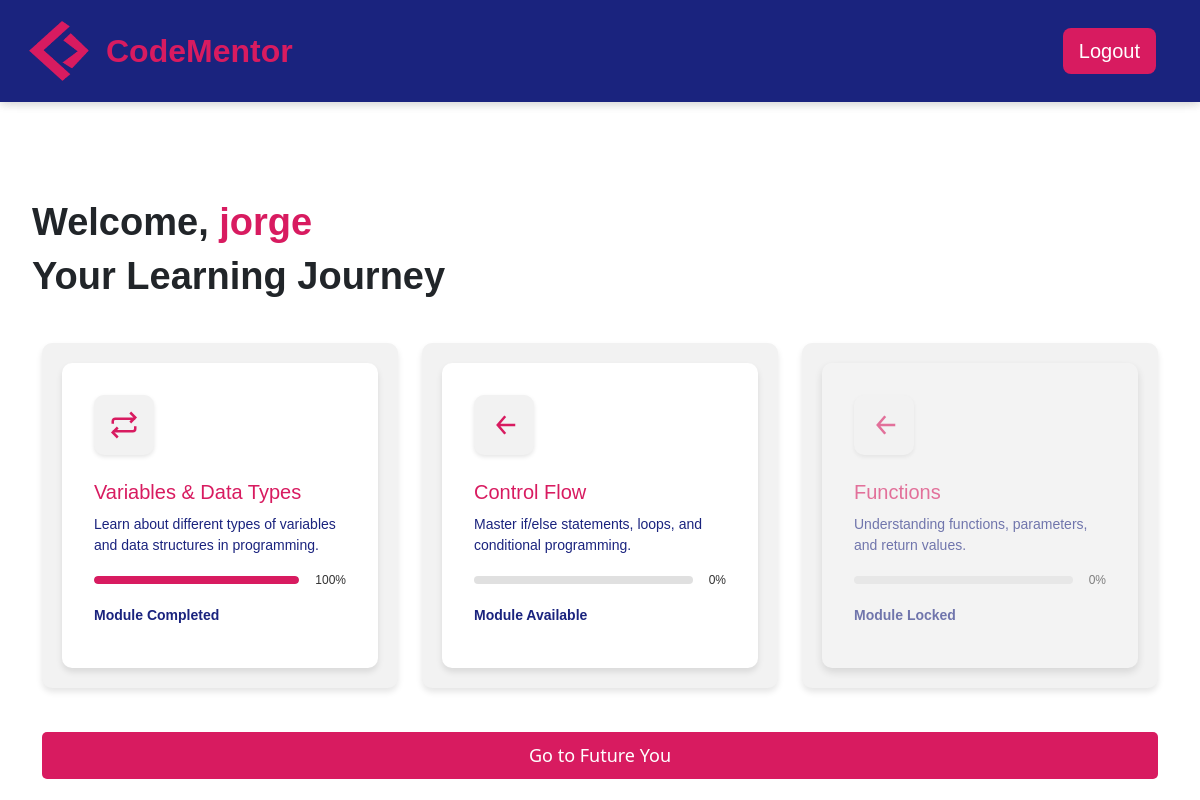
Page /dashboard (signed in) on the committed database.
### app.py (models this page shows, shortened)
class User(UserMixin,db.Model):
    userid = db.Column(db.Integer, primary_key=True)
    username = db.Column(db.String(120), unique=True, nullable=False)
    email = db.Column(db.String(120), unique=True, nullable=False)
    password_hash = db.Column(db.String(250), nullable=False)
    registered_at = db.Column(db.DateTime, default=func.now)
    module_progress = db.relationship('UserModuleProgress', backref='user', lazy=True)
    exercise_progress = db.relationship('UserExerciseProgress', backref='user', lazy=True)

class Module(db.Model):
    moduleid = db.Column(db.Integer, primary_key=True)
    title = db.Column(db.String(100), nullable=False)
    description = db.Column(db.Text, nullable=False)
    status = db.Column(db.Enum('locked', 'available', 'completed', name='module_status'), default='locked')
    intro = db.Column(db.Text, nullable=True)
    exercises = db.relationship('Exercise', backref='module', lazy=True)
    user_progress = db.relationship('UserModuleProgress', backref='module', lazy=True)

### app.py (the view)
@app.route("/dashboard")
@login_required
def dashboard():
    user_modules = []
    modules = Module.query.all()
    first_exercise_completed = UserExerciseProgress.query.filter_by(
        userid=current_user.userid, exerciseid=1, status='completed'
    ).first() is not None
    for module in modules:
        user_module_progress = UserModuleProgress.query.filter_by(
            userid=current_user.userid, moduleid=module.moduleid
        ).first()
        exercises = Exercise.query.filter_by(moduleid=module.moduleid).all()
        completed_exercises = sum(
            1 for exercise in exercises if UserExerciseProgress.query.filter_by(
                userid=current_user.userid, exerciseid=exercise.exerciseid, status='completed'
            ).first()
        )
        progress = int((completed_exercises / len(exercises)) * 100) if exercises else 0
        if module.moduleid == 1:
            module_status = 'available'
        else:
            previous_module_progress = UserModuleProgress.query.filter_by(
                userid=current_user.userid, moduleid=module.moduleid - 1, status='completed'
            ).first()
            if previous_module_progress:
                module_status = 'available'
            else:
                module_status = 'locked'
        if completed_exercises == len(exercises):
            module_status = 'completed'
        if user_module_progress:
            user_module_progress.status = module_status
        else:
            user_module_progress = UserModuleProgress(userid=current_user.userid, moduleid=module.moduleid, status=module_status)
            db.session.add(user_module_progress)
        db.session.commit()
        user_modules.append({
            'module': module,
            'status': module_status,
            'progress': progress
        })
    return render_template("dashboard.html", user_modules=user_modules, first_exercise_completed=first_exercise_completed)

### app.py (called while the page is built)
@login_manager.user_loader
def load_user(userid):
    return User.query.get(int(userid))

### templates/dashboard.html (shortened to what this page needs)
{% extends 'base.html' %}
{% block content %}
<h1>Welcome, <span style="color: #D81B60;">{{ current_user.username }}</span></h1>
<section class="learning-choice">
    <div class="intro-dash">
        <h1>Your Learning Journey</h1>
    </div>
    <div class="container mt-4">
        <div class="row">
            {% for user_module in user_modules %}
            <div class="col-md-6 col-lg-4 mb-4">
                <div class="learning-boxe">
                    <div class="module
                        {% if user_module.status == 'locked' %}locked-module{% endif %}
                        {% if user_module.status == 'available' %}available-module{% endif %}
                        {% if user_module.status == 'completed' %}completed-module{% endif %}">
                        {% if user_module.status == 'locked' %}
                            <div class="icon-box" style="cursor: not-allowed;">
                                <svg viewBox="0 0 24 24" fill="none" stroke="currentColor" stroke-width="2">
                                    <path d="M13 5L7 12L13 19M7 12H21" />
                                </svg>
                            </div>
                            <h2>{{ user_module.module.title }}</h2>
                            <p>{{ user_module.module.description }}</p>
                            <div class="progress-wrapper">
                                <div class="progress-bar" data-progress="{{ user_module.progress }}%">
                                </div>
                                <span class="progress-text">{{ user_module.progress }}%</span>
                            </div>
                            <p><strong>Module Locked</strong></p>
                        {% elif user_module.status == 'available' %}
                            <div class="icon-box" onclick="window.location.href='{{ url_for('module_intro', module_id=user_module.module.moduleid) }}';" style="cursor: pointer;">
                                <svg viewBox="0 0 24 24" fill="none" stroke="currentColor" stroke-width="2">
                                    <path d="M13 5L7 12L13 19M7 12H21" />
                                </svg>
                            </div>
                            <h2>{{ user_module.module.title }}</h2>
                            <p>{{ user_module.module.description }}</p>
                            <div class="progress-wrapper">
                                <div class="progress-bar" data-progress="{{ user_module.progress }}%">
                                </div>
                                <span class="progress-text">{{ user_module.progress }}%</span>
                            </div>
                            <p><strong>Module Available</strong></p>
                        {% elif user_module.status == 'completed' %}
                            <div class="icon-box" onclick="window.location.href='{{ url_for('module_intro', module_id=user_module.module.moduleid) }}';" style="cursor: pointer;">
                                <svg viewBox="0 0 24 24" fill="none" stroke="currentColor" stroke-width="2">
                                    <path d="M17 2L21 6L17 10M3 11V9C3 7.89543 3.89543 7 5 7H21M7 22L3 18L7 14M21 13V15C21 16.1046 20.1046 17 19 17H3" />
                                </svg>
                            </div>
                            <h2>{{ user_module.module.title }}</h2>
                            <p>{{ user_module.module.description }}</p>
                            <div class="progress-wrapper">
                                <div class="progress-bar" data-progress="100%">
                                    <div class="progress" style="width: 100%;"></div>
                                </div>
                                <span class="progress-text">100%</span>
                            </div>
                            <p><strong>Module Completed</strong></p>
                        {% endif %}
                    </div>
                </div>
            </div>
            {% endfor %}
        </div>
        <div>
            <a href="{{ url_for('future_you') }}">
            <button
                id="future-you-dash-btn"
                class="dash btn-primary {% if not first_exercise_completed %}disabled{% endif %}"
                {% if not first_exercise_completed %}disabled{% endif %}>
                Go to Future You
            </button>
        </div>
    </div>
</section>
{% endblock %}

### static/css/styles.css (style rules this page uses)
body, html { margin: 0; padding: 0; height: 100%; }
body { display: flex; flex-direction: column; height: 100%; }
h1 { font-weight: bold; font-size: 38px; font-family: Verdana, Geneva, Tahoma, sans-serif; margin-left: 20px; }
p { font-size: 18px; font-family: Verdana, Geneva, Tahoma, sans-serif; margin-left: 20px; }
body, html { height: 100%; margin: 0; display: flex; flex-direction: column; }
.module { background: white; padding: 2rem; border-radius: 10px; box-shadow: 0 4px 6px rgba(0, 0, 0, 0.1); transition: transform 0.3s ease; }
.progress-wrapper { display: flex; align-items: center; margin-bottom: 1rem; }
.progress-bar { flex-grow: 1; height: 10px; background: #e0e0e0; border-radius: 5px; margin-right: 1rem; overflow: hidden; }
.module svg { width: 48px; height: 48px; margin-bottom: 1rem; }
.learning-boxe { background-color: #f2f2f2; border-radius: 10px; box-shadow: 0 4px 6px rgba(0, 0, 0, 0.1); padding: 20px; text-align: left; max-width: 400px; margin: 20px auto; font-family: 'Verdana', Geneva, Tahoma, sans-serif; color: #333; display: flex; gap: 20px; flex-wrap: wrap; }
.learning-boxe .module h2 { font-size: 20px; margin: 10px 0; color: #D81B60; }
.learning-boxe .module p { font-size: 14px; color: #1a237e; margin: 10px 0; }
.learning-boxe .progress-wrapper { display: flex; align-items: center; justify-content: space-between; margin-top: 15px; }
.learning-boxe .progress-bar { position: relative; background-color: #e0e0e0; border-radius: 20px; overflow: hidden; width: 70%; height: 8px; }
.learning-boxe .progress-bar .progress { background-color: #D81B60; height: 100%; width: 20%; transition: width 0.3s ease; }
.learning-boxe .progress-text { font-size: 12px; color: #333; }
.learning-boxe svg { margin: 10px auto; width: 40px; height: 40px; stroke: #D81B60; display: block; }
.icon-box { background-color: #f2f2f2; border-radius: 10px; padding: 15px; display: inline-flex; justify-content: center; align-items: center; box-shadow: 0 2px 4px rgba(0, 0, 0, 0.1); margin: 0 auto 15px; width: 60px; height: 60px; }
.icon-box svg { width: 30px; height: 30px; stroke: #D81B60; }
.locked-module { box-shadow: 0 4px 8px rgba(0, 0, 0, 0.2); opacity: 0.6; pointer-events: none; background-color: #f5f5f5; }
.locked-module .icon-box { cursor: not-allowed; }
#future-you-dash-btn { background-color: #D81B60; color: white; padding: 10px 20px; font-size: 18px; border-radius: 5px; border: none; cursor: pointer; transition: background-color 0.3s ease; margin-bottom: 20px; width: 100%; }

### rows in the picture
User: username "jorge"
Module: module "Variables & Data Types", module.description "Learn about different types of variables and data structures in programming."
Module: module "Control Flow", module.description "Master if/else statements, loops, and conditional programming."
Module: module "Functions", module.description "Understanding functions, parameters, and return values."

### other values in the picture
{{ user_module.progress }} "0"
